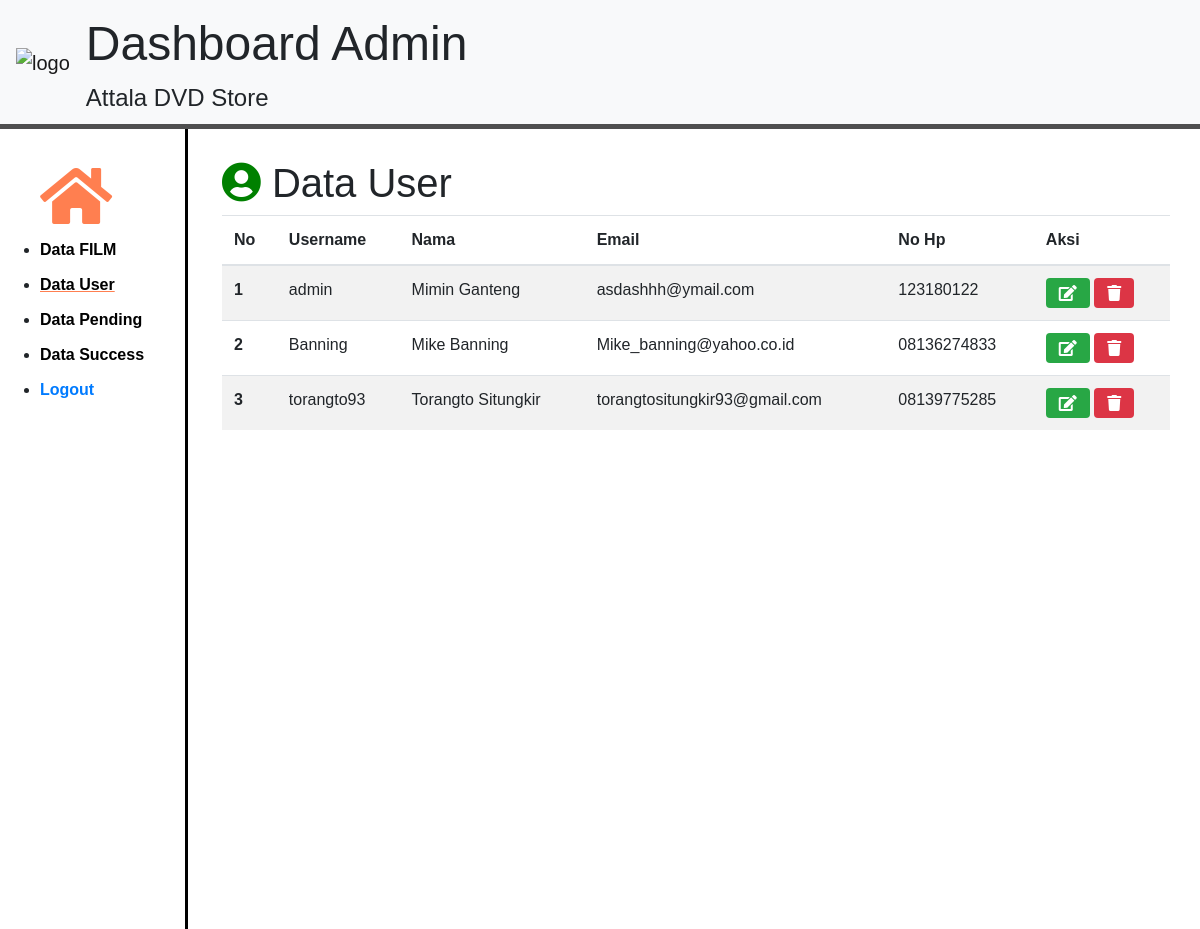
Page /admin/index.php?halaman=datauser on the committed database.
### tables this page shows
CREATE TABLE `user` (
  `nama` varchar(80) NOT NULL,
  `email` varchar(100) NOT NULL,
  `no_hp` varchar(50) NOT NULL,
  `username` varchar(50) NOT NULL,
  `password` varchar(50) NOT NULL
);

### admin/functions.php (called while the page is built, shortened)
<?php
$conn = mysqli_connect('localhost', 'root', '', 'toko_dvd');
function query($query)
{
    global $conn;
    $result = mysqli_query($conn, $query);
    $rows = [];
    while ($row = mysqli_fetch_assoc($result)) {
        $rows[] = $row;
    }
    return $rows;
}

### admin/datauser.php (the view, shortened to what this page needs)
<?php
$sql = "SELECT * FROM user";
$data = query($sql);
?>
<div class="kotak_data_user">
    <h1><i class="fas fa-user-circle" style="color: green"></i> Data User</h1>
    <table class="table table-striped">
        <thead>
            <tr>
                <th scope="col">No</th>
                <th scope="col">Username</th>
                <th scope="col">Nama</th>
                <th scope="col">Email</th>
                <th scope="col">No Hp</th>
                <th scope="col">Aksi</th>
            </tr>
        </thead>
        <tbody>
            <?php
            $no = 1;
            foreach ($data as $row) {
                ?>
            <tr>
                <th scope="row"><?php echo $no++ ?></th>
                <td><?= $row['username'] ?></td>
                <td><?= $row['nama'] ?></td>
                <td><?= $row['email'] ?></td>
                <td><?= $row['no_hp'] ?></td>
                <td>
                    <a href="index.php?halaman=data_edit_user&&id=<?= $row['username'] ?>">
                        <button class="btn fa fa-edit bg-success" style="color:white"></button>
                    </a>
                    <a href="hapus_user.php?id=<?= $row['username'] ?>">
                        <button style="color:white" class="btn fa fa-trash bg-danger"
                            onclick="return confirm('Yakin !? Data yang dihapus gabisa  dibalikin lohh ')">
                        </button>
                    </a>
                </td>
            </tr>
            <?php
            }
            ?>
        </tbody>
    </table>
</div>

### admin/style_admin.css (style rules this page uses)
* { font-family: Arial, Helvetica, sans-serif; }
.kotak_data_user { margin-top: 30px; margin-left: 30px; margin-right: 30px; }

### rows in the picture
user: username "admin", nama "Mimin Ganteng", email "asdashhh@ymail.com", no_hp "123180122"
user: username "Banning", nama "Mike Banning", email "Mike_banning@yahoo.co.id", no_hp "08136274833"
user: username "torangto93", nama "Torangto Situngkir", email "torangtositungkir93@gmail.com", no_hp "08139775285"
